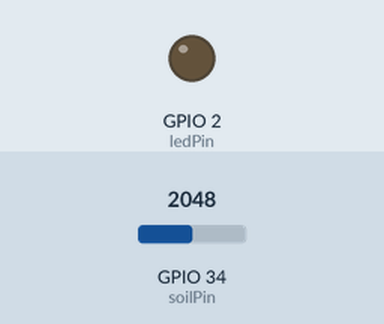
Simulated run of this sketch. Board: ESP32. Parts: output pins drawn as LEDs (lit = HIGH). The test bench sets the inputs (shaded band); at power-on: GPIO 34 (soilPin) = 2048. What the sketch prints to the serial monitor is not drawn.

Above: at 1.3 s.
1.4 s: GPIO 34 (soilPin) set to 2943
2.9 s: GPIO 34 (soilPin) set to 3067
At 4.0 s:
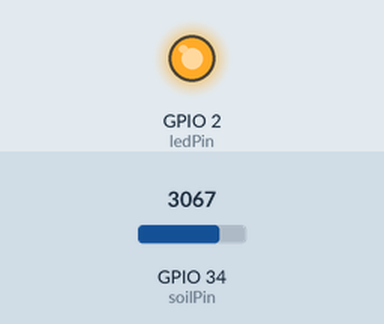
4.5 s: GPIO 34 (soilPin) set to 2960
At 5.2 s:
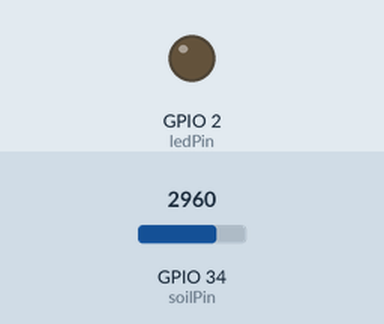
6.0 s: GPIO 34 (soilPin) set to 3040
At 6.4 s:
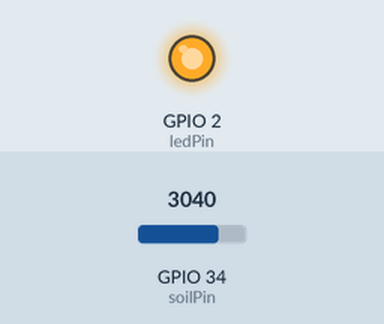
Timing chart, 0 to 8.5 s (numbered marks = the images above; inputs shaded):
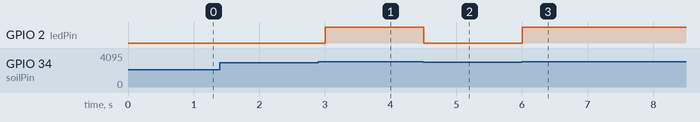

Measured:
- the behaviour switches between 3000 and 3001 on GPIO 34 (soilPin) (found by bisection; images 0 and 1)
- after the input at 1.4 s, every drawn part: stays the same
- after the input at 2.9 s, GPIO 2 (ledPin): LOW → HIGH after 0.10 s
- after the input at 4.5 s, GPIO 2 (ledPin): HIGH → LOW at once
- after the input at 6.0 s, GPIO 2 (ledPin): LOW → HIGH at once

The sketch:

soil.ino
```cpp
// মাটি শুকালে বাতি জ্বলবে (Soil moisture) — ESP32 বোর্ড
// সেন্সরের VCC যাবে 3V3-তে, GND যাবে GND-তে, আউটপুট যাবে D34-এ।
// LED রেজিস্টর হয়ে D2-তে থাকবে।

const int soilPin = 34;    // মাটি যত শুকনো, মান তত বেশি
const int ledPin = 2;
const int dryLevel = 3000; // এর বেশি হলে মাটি শুকনো ধরা হবে

void setup() {
  pinMode(ledPin, OUTPUT);
  Serial.begin(115200);
}

void loop() {
  int value = analogRead(soilPin);           // ০ থেকে ৪০৯৫
  bool dry = value > dryLevel;
  digitalWrite(ledPin, dry ? HIGH : LOW);
  Serial.print("মাটির মান: ");
  Serial.print(value);
  Serial.println(dry ? "  পানি দাও!" : "  ঠিক আছে");
  delay(500);
}
```
